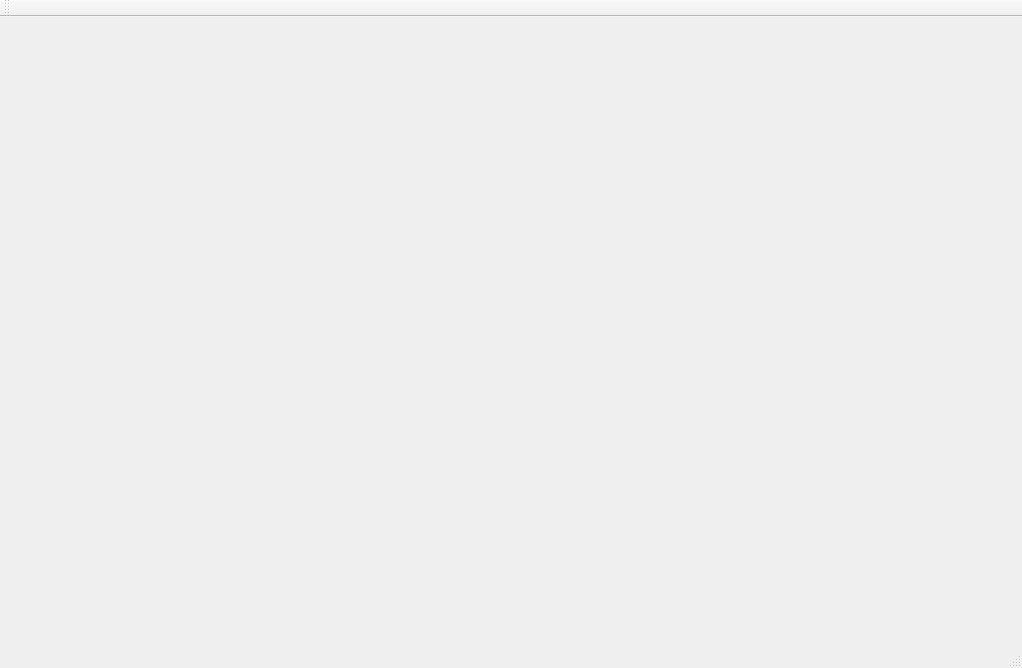
<?xml version="1.0" encoding="UTF-8"?>
<ui version="4.0">
 <class>MainWindow</class>
 <widget class="QMainWindow" name="MainWindow">
  <property name="geometry">
   <rect>
    <x>0</x>
    <y>0</y>
    <width>1022</width>
    <height>668</height>
   </rect>
  </property>
  <property name="windowTitle">
   <string>MainWindow</string>
  </property>
  <widget class="QWidget" name="centralWidget"/>
  <widget class="QMenuBar" name="menuBar">
   <property name="geometry">
    <rect>
     <x>0</x>
     <y>0</y>
     <width>1022</width>
     <height>22</height>
    </rect>
   </property>
  </widget>
  <widget class="QToolBar" name="mainToolBar">
   <attribute name="toolBarArea">
    <enum>TopToolBarArea</enum>
   </attribute>
   <attribute name="toolBarBreak">
    <bool>false</bool>
   </attribute>
  </widget>
  <widget class="QStatusBar" name="statusBar"/>
 </widget>
 <layoutdefault spacing="6" margin="11"/>
 <resources/>
 <connections/>
</ui>
